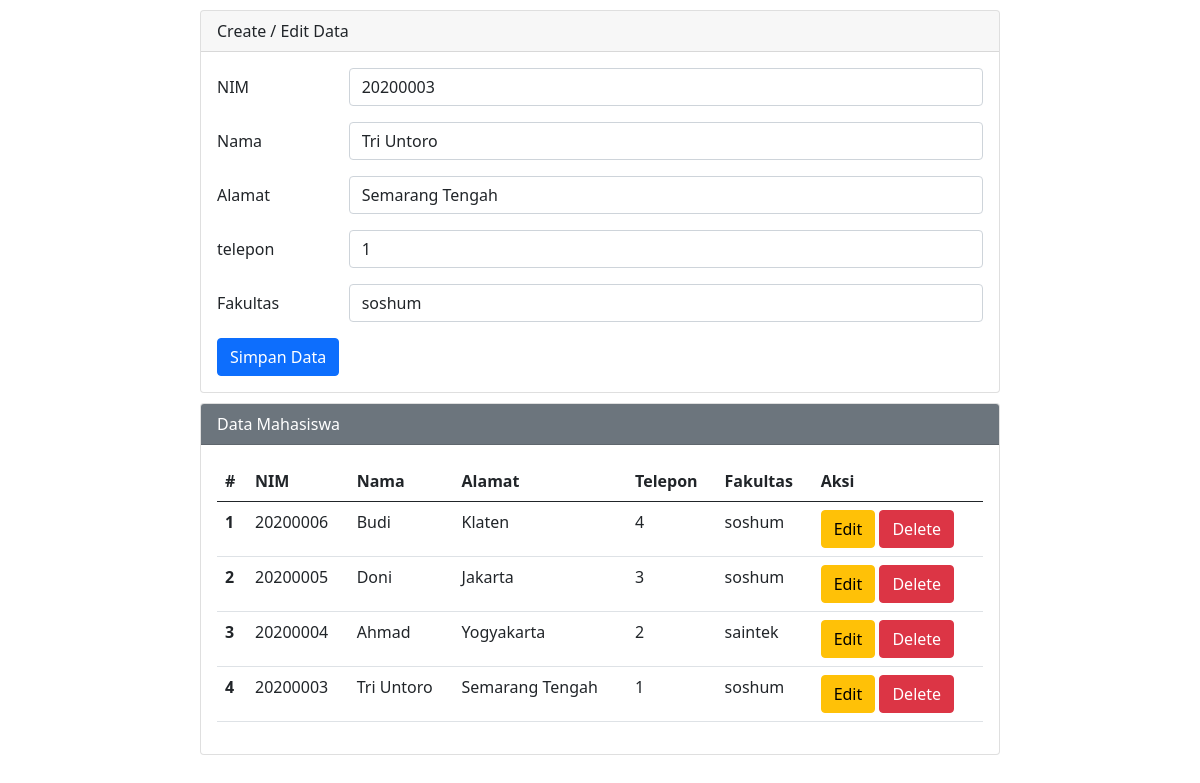
/php-mysql/index.php?op=edit&id=4, run on the app's committed database.
### tables this page shows
CREATE TABLE `mahasiswa` (
  `id` int(11) NOT NULL,
  `nim` varchar(25) NOT NULL,
  `nama` varchar(25) NOT NULL,
  `alamat` varchar(25) NOT NULL,
  `telepon` int(11) NOT NULL,
  `fakultas` varchar(25) NOT NULL
);

### php-mysql/index.php (the view, shortened to what this page needs)
<?php
$host       = "localhost";
$user       = "root";
$pass       = "";
$db         = "akademik";
$koneksi    = mysqli_connect($host, $user, $pass, $db);
$nim        = "";
$nama       = "";
$alamat     = "";
$telepon    = "";
$fakultas   = "";
if (isset($_GET['op'])) {
    $op = $_GET['op'];
} else {
    $op = "";
}
if ($op == 'edit') {
    $id         = $_GET['id'];
    $sql1       = "select * from mahasiswa where id = '$id'";
    $q1         = mysqli_query($koneksi, $sql1);
    $r1         = mysqli_fetch_array($q1);
    $nim        = $r1['nim'];
    $nama       = $r1['nama'];
    $alamat     = $r1['alamat'];
    $telepon    = $r1['telepon'];
    $fakultas   = $r1['fakultas'];
}
?>
<!DOCTYPE html>
<html lang="en">
<head>
    <link href="https://cdn.jsdelivr.net/npm/bootstrap@5.0.0-beta2/dist/css/bootstrap.min.css" rel="stylesheet">
</head>
<body>
    <div class="mx-auto">
        <div class="card">
            <div class="card-header">
                Create / Edit Data
            </div>
            <div class="card-body">
                <form action="" method="POST">
                    <div class="mb-3 row">
                        <label for="nim" class="col-sm-2 col-form-label">NIM</label>
                        <div class="col-sm-10">
                            <input type="text" class="form-control" id="nim" name="nim" value="<?php echo $nim ?>">
                        </div>
                    </div>
                    <div class="mb-3 row">
                        <label for="nama" class="col-sm-2 col-form-label">Nama</label>
                        <div class="col-sm-10">
                            <input type="text" class="form-control" id="nama" name="nama" value="<?php echo $nama ?>">
                        </div>
                    </div>
                    <div class="mb-3 row">
                        <label for="alamat" class="col-sm-2 col-form-label">Alamat</label>
                        <div class="col-sm-10">
                            <input type="text" class="form-control" id="alamat" name="alamat" value="<?php echo $alamat ?>">
                        </div>
                    </div>
                    <div class="mb-3 row">
                        <label for="telepon" class="col-sm-2 col-form-label">telepon</label>
                        <div class="col-sm-10">
                            <input type="text" class="form-control" id="telepon" name="telepon" value="<?php echo $telepon ?>">
                        </div>
                    </div>
                    <div class="mb-3 row">
                        <label for="fakultas" class="col-sm-2 col-form-label">Fakultas</label>
                        <div class="col-sm-10">
                            <select class="form-control" name="fakultas" id="fakultas">
                                <option value="soshum" <?php if ($fakultas == "soshum") echo "selected" ?>>soshum</option>
                            </select>
                        </div>
                    </div>
                    <div class="col-12">
                        <input type="submit" name="simpan" value="Simpan Data" class="btn btn-primary" />
                    </div>
                </form>
            </div>
        </div>
        <div class="card">
            <div class="card-header text-white bg-secondary">
                Data Mahasiswa
            </div>
            <div class="card-body">
                <table class="table">
                    <thead>
                        <tr>
                            <th scope="col">#</th>
                            <th scope="col">NIM</th>
                            <th scope="col">Nama</th>
                            <th scope="col">Alamat</th>
                            <th scope="col">Telepon</th>
                            <th scope="col">Fakultas</th>
                            <th scope="col">Aksi</th>
                        </tr>
                    </thead>
                    <tbody>
                        <?php
                        $sql2   = "select * from mahasiswa order by id desc";
                        $q2     = mysqli_query($koneksi, $sql2);
                        $urut   = 1;
                        while ($r2 = mysqli_fetch_array($q2)) {
                            $id         = $r2['id'];
                            $nim        = $r2['nim'];
                            $nama       = $r2['nama'];
                            $alamat     = $r2['alamat'];
                            $telepon    = $r2['telepon'];
                            $fakultas   = $r2['fakultas'];
                        ?>
                            <tr>
                                <th scope="row"><?php echo $urut++ ?></th>
                                <td scope="row"><?php echo $nim ?></td>
                                <td scope="row"><?php echo $nama ?></td>
                                <td scope="row"><?php echo $alamat ?></td>
                                <td scope="row"><?php echo $telepon ?></td>
                                <td scope="row"><?php echo $fakultas ?></td>
                                <td scope="row">
                                    <a href="index.php?op=edit&id=<?php echo $id ?>"><button type="button" class="btn btn-warning">Edit</button></a>
                                    <a href="index.php?op=delete&id=<?php echo $id?>" onclick="return confirm('Yakin mau delete data?')"><button type="button" class="btn btn-danger">Delete</button></a>
                                </td>
                            </tr>
                        <?php
                        }
                        ?>
                    </tbody>
                </table>
            </div>
        </div>
    </div>
</body>
</html>

### php-mysql/index.php (style rules this page uses)
.mx-auto { width: 800px }
.card { margin-top: 10px; }

### data on the page
mahasiswa: nim "20200003", nama "Tri Untoro", alamat "Semarang Tengah", telepon "1", fakultas "soshum"
mahasiswa: nim "20200006", nama "Budi", alamat "Klaten", telepon "4", fakultas "soshum"
mahasiswa: nim "20200005", nama "Doni", alamat "Jakarta", telepon "3", fakultas "soshum"
mahasiswa: nim "20200004", nama "Ahmad", alamat "Yogyakarta", telepon "2", fakultas "saintek"
